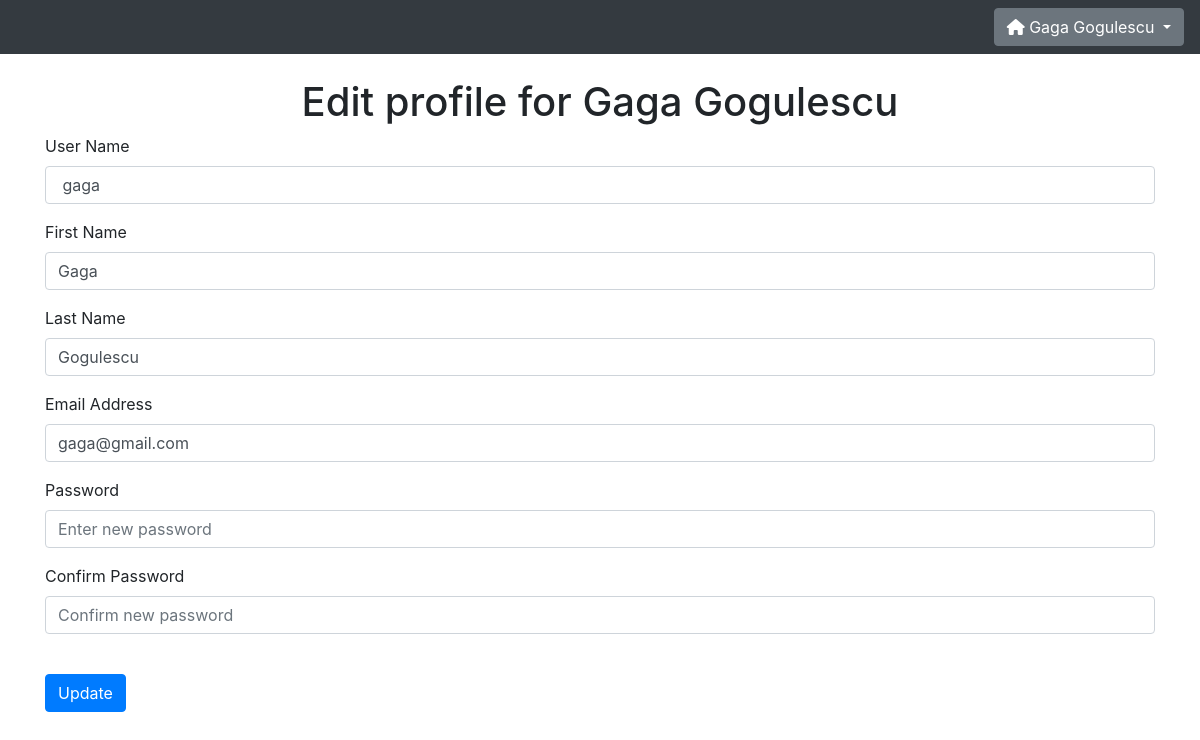
The page /edit_profile (signed in) on the database its author committed.
### website/models.py (models this page shows)
class User(db.Model,UserMixin):
    id = db.Column(db.Integer, primary_key=True)
    u_name = db.Column(db.String(20), unique=True)
    u_fname = db.Column(db.String(50))
    u_lname = db.Column(db.String(50))
    u_email = db.Column(db.String(150), unique=True)
    u_password = db.Column(db.String(150))
    u_type = db.Column(db.String(5))
    u_date_created = db.Column(db.DateTime(timezone=True), default=func.now())
    u_last_login = db.Column(db.DateTime(timezone=True), default=func.now())
    kids = db.relationship('Child')

### website/views.py (the view, shortened to what this page needs)
@views.route('/edit_profile', methods=['GET','POST'])
@login_required
def edit_profile():
    user = current_user
    return render_template('edit_profile.html', user=user)

### website/__init__.py (called while the page is built)
def create_app():
    app = Flask(__name__)
    app.config['SECRET_KEY'] = 'mySuperSecretKey'
    app.config['SQLALCHEMY_DATABASE_URI'] = f'sqlite:///../DB/{DB_NAME}'
    app.config['SQLALCHEMY_TRACK_MODIFICATIONS'] = False
    db.init_app(app)
    from .views import views
    from .auth import auth
    app.register_blueprint(views, url_prefix='/')
    app.register_blueprint(auth, url_prefix='/')
    from .models import User, Child, History
    create_database(app)
    login_manager = LoginManager()
    login_manager.login_view = 'auth.login'
    login_manager.init_app(app)
    @login_manager.user_loader
    def load_user(id):
        return User.query.get(int(id))
    return app

### website/templates/edit_profile.html
{% extends "base.html" %}{% block title %}Home{% endblock %}
{% block content %}
<h1 align="center">Edit profile for {{ user.u_fname + " " + user.u_lname }} </h1>
<form method="POST">
    <div class="form-group">
        <label for="userName">User Name</label>
        <input type="text" class="form-control" id="userName" name="userName" placeholder="Enter user name" value=" {{ user.u_name }}"/>
    </div>
    <div class="form-group">
        <label for="firstName">First Name</label>
        <input type="text" class="form-control" id="firstName" name="firstName" placeholder="Enter first name" value="{{ user.u_fname }}" />
    </div>
    <div class="form-group">
        <label for="lastName">Last Name</label>
        <input type="text" class="form-control" id="lastName" name="lastName" placeholder="Enter last name" value="{{ user.u_lname }}" />
    </div>
    <div class="form-group">
        <label for="email">Email Address</label>
        <input type="email" class="form-control" id="email" name="email" placeholder="Enter email address" value="{{ user.u_email }}" />
    </div>
    <div class="form-group">
        <label for="password1">Password</label>
        <input type="password" class="form-control" id="password1" name="password1" placeholder="Enter new password" />
    </div>
    <div class="form-group">
        <label for="password2">Confirm Password</label>
        <input type="password" class="form-control" id="password2" name="password2" placeholder="Confirm new password" />
    </div>
    <br/>
    <button type="submit" class="btn btn-primary">Update</button>
</form>
{% endblock %}

### website/templates/base.html (shortened to what this page needs)
<!DOCTYPE html>
<html>
    <head>
        <link
            rel="stylesheet"
            href="https://stackpath.bootstrapcdn.com/bootstrap/4.4.1/css/bootstrap.min.css"
        />
        <link
            rel="stylesheet"
            href="https://stackpath.bootstrapcdn.com/font-awesome/4.7.0/css/font-awesome.min.css"
        />
        <link
            href="http://cdn.bokeh.org/bokeh/release/bokeh-2.0.1.min.css"
            rel="stylesheet" type="text/css"
        />
        <link rel="stylesheet" href="https://stackpath.bootstrapcdn.com/bootstrap/4.1.3/css/bootstrap.min.css">
    </head>
    <body>
        <nav class="navbar navbar-expand-lg navbar-dark bg-dark">
            <div class="collapse navbar-collapse justify-content-end" id="navbar">
                <div class="navbar-nav">
                    {% if user.is_authenticated %}
                    <ul class="navbar-nav">
                        <div class="dropdown">
                            <button class="btn btn-secondary dropdown-toggle" type="button" id="dropdownMenu2" data-toggle="dropdown" aria-haspopup="true" aria-expanded="false">
                                <span><i class="fas fa-home"></i></span> {{ user.u_fname + " " + user.u_lname }}
                            </button>
                        </div>
                    </ul>
                    {% endif %}
                </div>
            </div>
        </nav>
        <br />
        <div class="container">
            {% block content %}
            {% endblock %}
        </div>
    </body>
</html>

### rows shown on the page
User: u_fname+u_lname "Gaga Gogulescu", userName "gaga", firstName "Gaga", lastName "Gogulescu", email "gaga@gmail.com"
